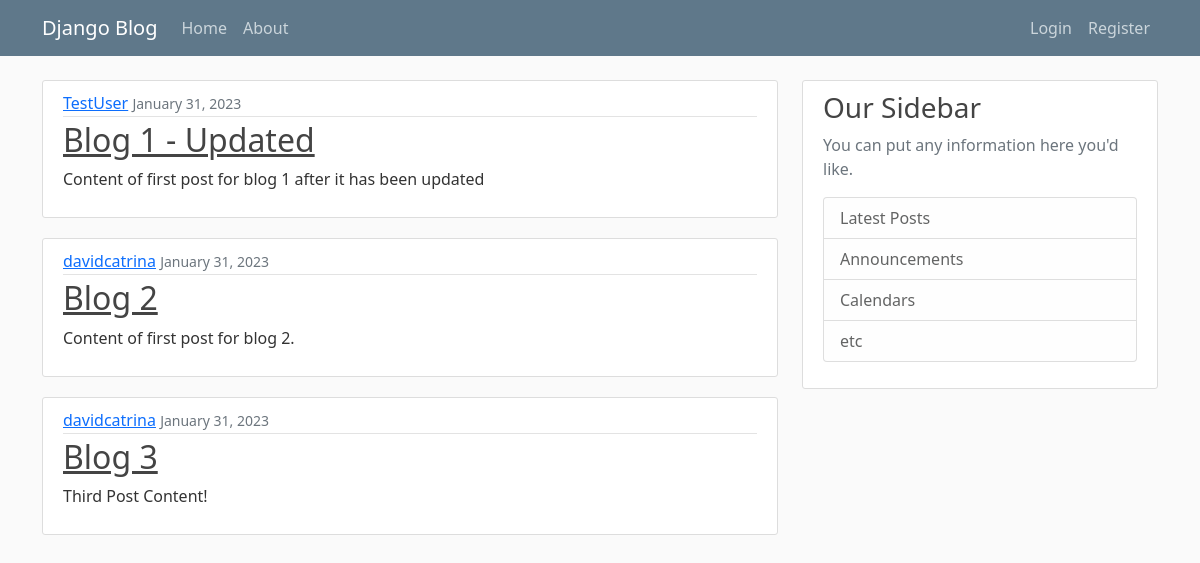
The page / on the database its author committed.
### blog/models.py (models this page shows, shortened)
class Post(models.Model):
    title = models.CharField(max_length=100)
    content = models.TextField()
    date_posted = models.DateTimeField(default = timezone.now)
    author = models.ForeignKey(User, on_delete=models.CASCADE)

### blog/views.py (the view)
# urls.py: path('', views.home, name='blog-home'),
def home(request):
    context = {
        'posts': Post.objects.all()
    }
    return render(request, 'blog/home.html', context)

### blog/templates/blog/home.html
{% extends "blog/base.html" %}
{% block content %}
    {%for post in posts%}
        <article class="media content-section">
            <div class="media-body">
            <div class="article-metadata">
                <a class="mr-2" href="#">{{ post.author }}</a>
                <small class="text-muted">{{ post.date_posted|date:"F d, Y" }}</small>
            </div>
            <h2><a class="article-title" href="#">{{ post.title }}</a></h2>
            <p class="article-content">{{ post.content }}</p>
            </div>
        </article>
    {%endfor%}
{% endblock content %}

### blog/templates/blog/base.html (shortened to what this page needs)
{% load static %}
<!DOCTYPE html>
<html lang="en">
<head>
    <link href="https://cdn.jsdelivr.net/npm/bootstrap@5.0.2/dist/css/bootstrap.min.css" rel="stylesheet">
    <link rel="stylesheet" type= "text/css" href="{% static 'blog/main.css' %}">
</head>
<body>
    <header class="site-header">
        <nav class="navbar navbar-expand-md navbar-dark bg-steel fixed-top">
            <div class="container">
                <a class="navbar-brand mr-4" href="{% url 'blog-home' %}">Django Blog</a>
                <div class="collapse navbar-collapse" id="navbarToggle">
                <div class="navbar-nav mr-auto">
                    <a class="nav-item nav-link" href="{% url 'blog-home' %}">Home</a>
                    <a class="nav-item nav-link" href="{% url 'blog-about' %}">About</a>
                </div>
                <div class="navbar-nav ms-auto">
                    <a class="nav-item nav-link" href="#">Login</a>
                    <a class="nav-item nav-link" href="#">Register</a>
                </div>
                </div>
            </div>
        </nav>
    </header>
    <main role="main" class="container">
        <div class="row">
          <div class="col-md-8">
            {% block content %}{% endblock %}
          </div>
          <div class="col-md-4">
            <div class="content-section">
              <h3>Our Sidebar</h3>
              <p class='text-muted'>You can put any information here you'd like.
                <ul class="list-group">
                  <li class="list-group-item list-group-item-light">Latest Posts</li>
                  <li class="list-group-item list-group-item-light">Announcements</li>
                  <li class="list-group-item list-group-item-light">Calendars</li>
                  <li class="list-group-item list-group-item-light">etc</li>
                </ul>
              </p>
            </div>
          </div>
        </div>
      </main>
</body>
</html>

### blog/static/blog/main.css (style rules this page uses)
body { background: #fafafa; color: #333333; margin-top: 5rem; }
h1, h2, h3, h4, h5, h6 { color: #444444; }
ul { margin: 0; }
.bg-steel { background-color: #5f788a; }
.site-header .navbar-nav .nav-link { color: #cbd5db; }
.content-section { background: #ffffff; padding: 10px 20px; border: 1px solid #dddddd; border-radius: 3px; margin-bottom: 20px; }
.article-title { color: #444444; }
.article-content { white-space: pre-line; }
.article-metadata { padding-bottom: 1px; margin-bottom: 4px; border-bottom: 1px solid #e3e3e3 }

### rows shown on the page
Post: author "TestUser", date_posted "January 31, 2023", title "Blog 1 - Updated", content "Content of first post for blog 1 after it has been updated"
Post: author "davidcatrina", date_posted "January 31, 2023", title "Blog 2", content "Content of first post for blog 2."
Post: author "davidcatrina", date_posted "January 31, 2023", title "Blog 3", content "Third Post Content!"
